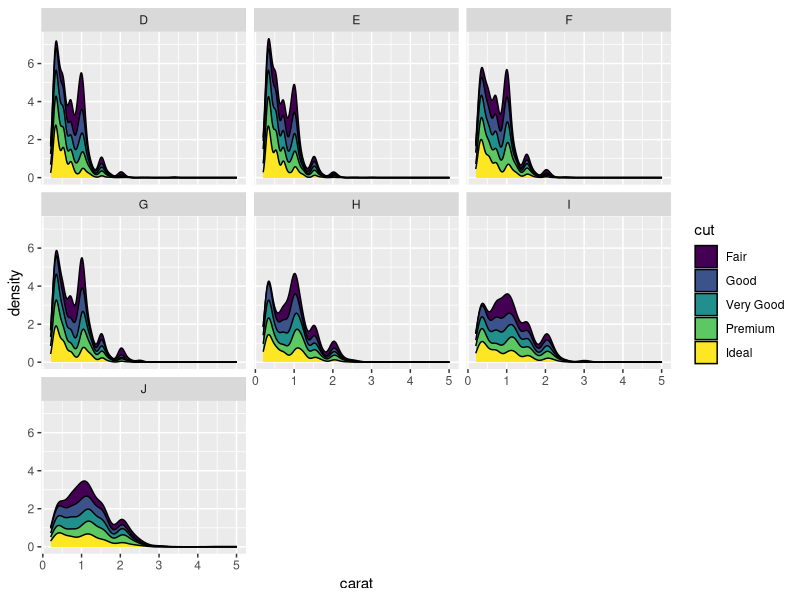
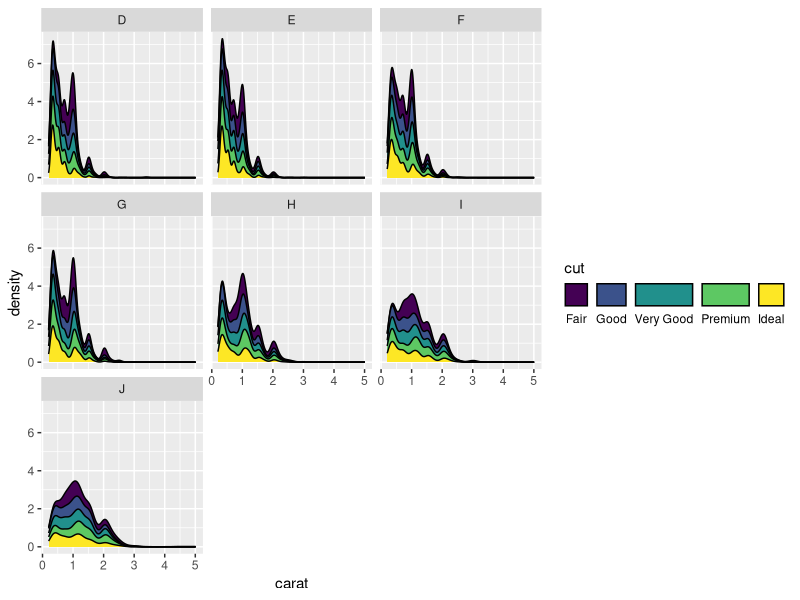

These figures' R source, in order:
## see https://stackoverflow.com/questions/54438495/shift-legend-into-empty-facets-of-a-faceted-plot-in-ggplot2

library(ggplot2)

p <- ggplot(diamonds, 
            aes(x = carat, fill = cut)) +
  geom_density(position = "stack") +
  facet_wrap(~ color)


############################################
library(gtable)
library(cowplot)

shift_legend <- function(p){
  
  # check if p is a valid object
  if(!"gtable" %in% class(p)){
    if("ggplot" %in% class(p)){
      gp <- ggplotGrob(p) # convert to grob
    } else {
      message("This is neither a ggplot object nor a grob generated from ggplotGrob. Returning original plot.")
      return(p)
    }
  } else {
    gp <- p
  }
  
  # check for unfilled facet panels
  facet.panels <- grep("^panel", gp[["layout"]][["name"]])
  empty.facet.panels <- sapply(facet.panels, function(i) "zeroGrob" %in% class(gp[["grobs"]][[i]]))
  empty.facet.panels <- facet.panels[empty.facet.panels]
  if(length(empty.facet.panels) == 0){
    message("There are no unfilled facet panels to shift legend into. Returning original plot.")
    return(p)
  }
  
  # establish extent of unfilled facet panels (including any axis cells in between)
  empty.facet.panels <- gp[["layout"]][empty.facet.panels, ]
  empty.facet.panels <- list(min(empty.facet.panels[["t"]]), min(empty.facet.panels[["l"]]),
                             max(empty.facet.panels[["b"]]), max(empty.facet.panels[["r"]]))
  names(empty.facet.panels) <- c("t", "l", "b", "r")
  
  # extract legend & copy over to location of unfilled facet panels
  guide.grob <- which(gp[["layout"]][["name"]] == "guide-box")
  if(length(guide.grob) == 0){
    message("There is no legend present. Returning original plot.")
    return(p)
  }
  gp <- gtable_add_grob(x = gp,
                        grobs = gp[["grobs"]][[guide.grob]],
                        t = empty.facet.panels[["t"]],
                        l = empty.facet.panels[["l"]],
                        b = empty.facet.panels[["b"]],
                        r = empty.facet.panels[["r"]],
                        name = "new-guide-box")
  
  # squash the original guide box's row / column (whichever applicable)
  # & empty its cell
  guide.grob <- gp[["layout"]][guide.grob, ]
  if(guide.grob[["l"]] == guide.grob[["r"]]){
    gp <- gtable_squash_cols(gp, cols = guide.grob[["l"]])
  }
  if(guide.grob[["t"]] == guide.grob[["b"]]){
    gp <- gtable_squash_rows(gp, rows = guide.grob[["t"]])
  }
  gp <- gtable_remove_grobs(gp, "guide-box")
  
  return(gp)
}

#####################
library(grid)

grid.draw(shift_legend(p))


p.new <- p +
  guides(fill = guide_legend(title.position = "top",
                             label.position = "bottom",
                             nrow = 1)) +
  theme(legend.direction = "horizontal")
grid.draw(shift_legend(p.new))



